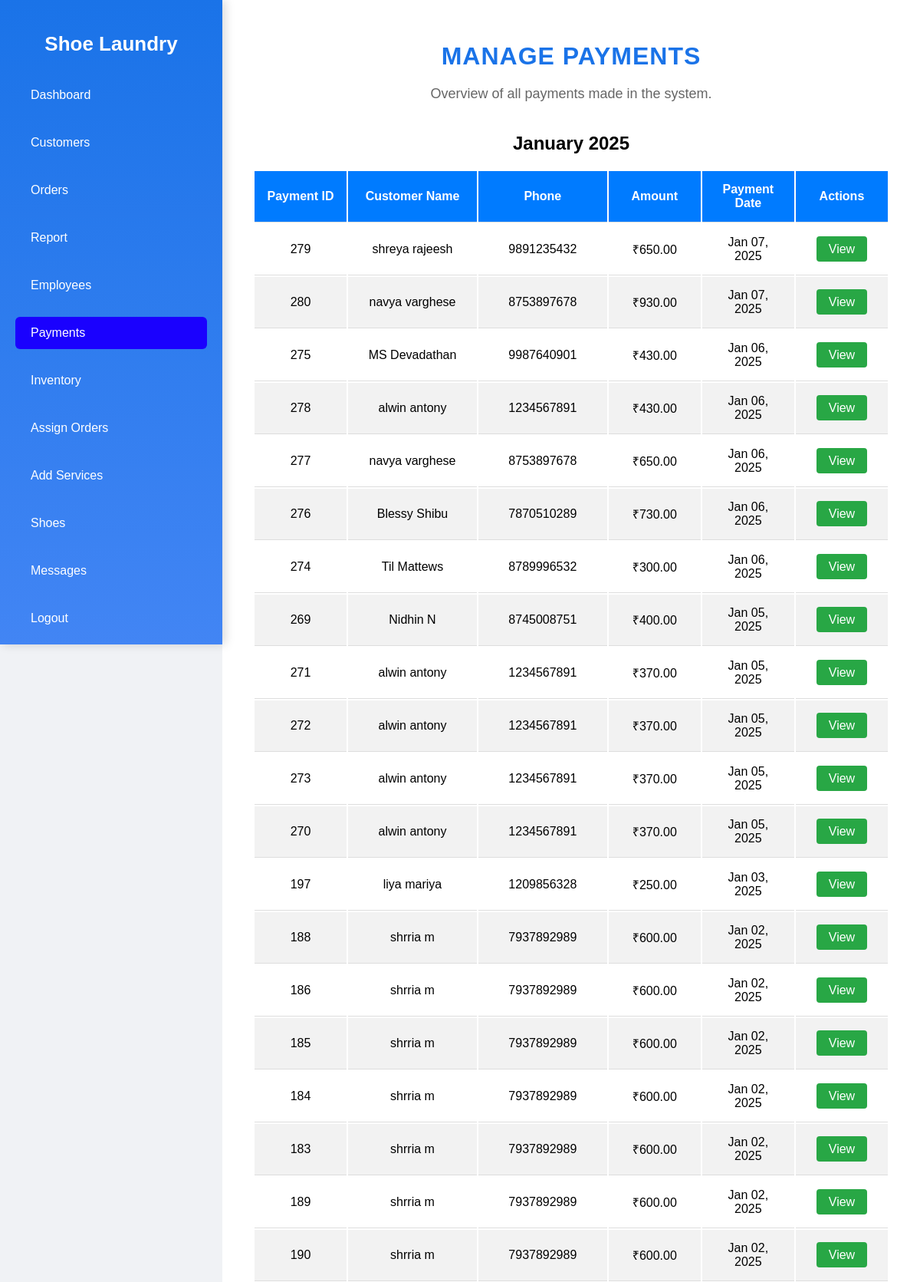
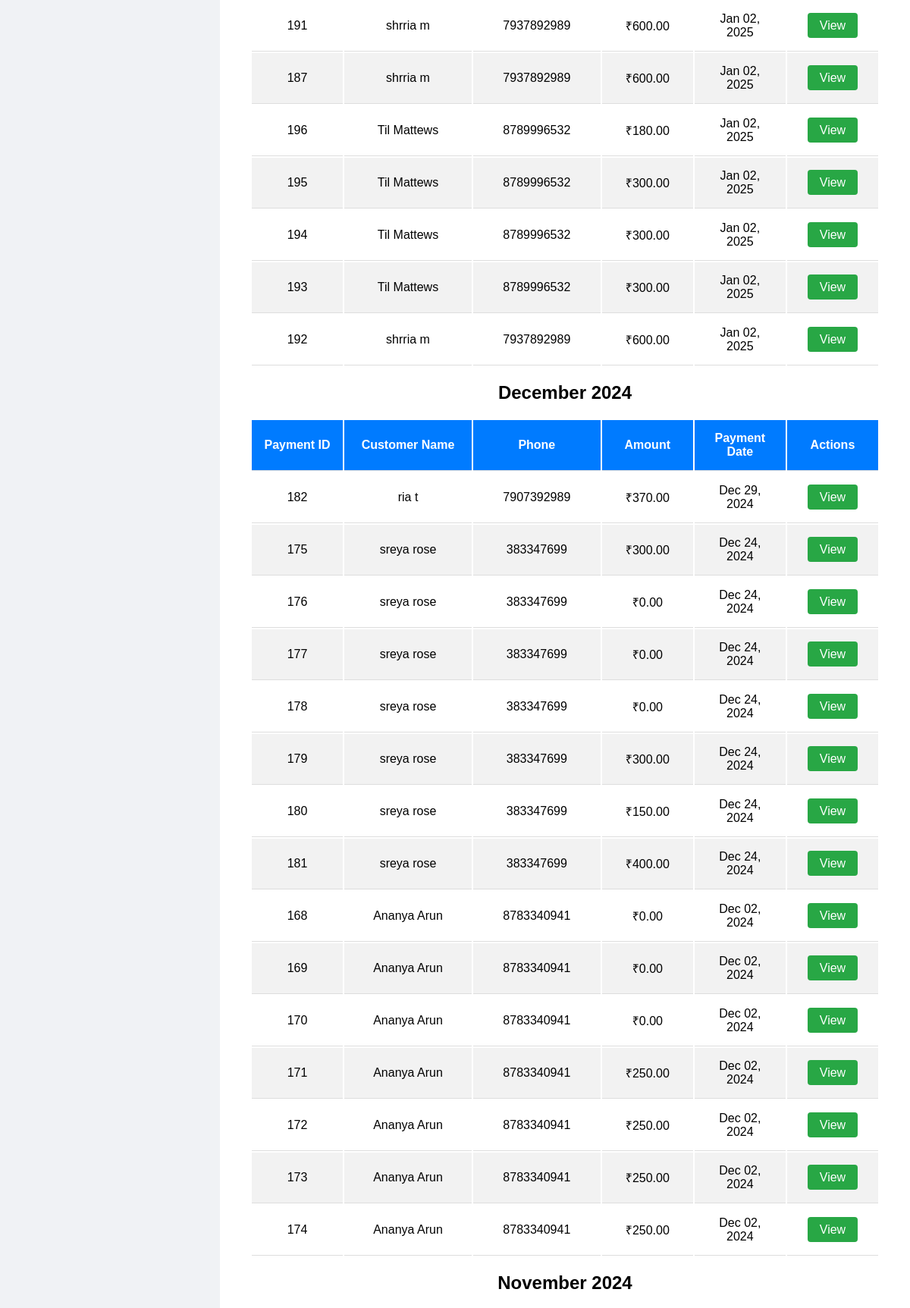
The page /payments.php (upper part) on the database its author committed (2 pictures, top to bottom).
### tables this page shows
CREATE TABLE `payment` (
  `payment_id` int(11) NOT NULL,
  `cust_id` int(11) NOT NULL,
  `order_id` int(11) NOT NULL,
  `total_price` decimal(10,0) NOT NULL,
  `payment_date` date NOT NULL,
  `payment_method` varchar(50) NOT NULL,
  `payment_status` int(11) NOT NULL,
  `payment_reference` varchar(100) NOT NULL,
  `cust_fname` varchar(50) DEFAULT NULL,
  `service_id` int(11) NOT NULL,
  `card_number` varchar(16) DEFAULT NULL,
  `exp_month` date DEFAULT NULL,
  `cvv` varchar(3) DEFAULT NULL,
  `account_number` varchar(20) DEFAULT NULL,
  `bank_name` varchar(100) DEFAULT NULL,
  `ifsc_code` varchar(20) DEFAULT NULL,
  `paypal_email` varchar(100) DEFAULT NULL,
  `paypal_note` text DEFAULT NULL,
  `exp_year` int(11) DEFAULT NULL,
  `booking_id` int(11) DEFAULT NULL
);

CREATE TABLE `customers` (
  `cust_id` int(11) NOT NULL,
  `customer_email` varchar(255) NOT NULL,
  `username` varchar(100) NOT NULL,
  `password` varchar(255) NOT NULL,
  `cust_fname` varchar(100) NOT NULL,
  `cust_lname` varchar(20) NOT NULL,
  `cust_address` varchar(20) NOT NULL,
  `phone` varchar(11) NOT NULL,
  `gender` varchar(6) NOT NULL,
  `created_at` timestamp NOT NULL DEFAULT current_timestamp() ON UPDATE current_timestamp(),
  `cust_status` tinyint(1) NOT NULL,
  `street_name` varchar(255) NOT NULL,
  `house_name` varchar(255) NOT NULL,
  `district` varchar(100) NOT NULL,
  `pincode` varchar(50) NOT NULL
);

### payments.php (the view, shortened to what this page needs)
<?php
include('db_connect.php');
$current_page = basename($_SERVER['PHP_SELF']);
$date_filter_sql = '';
$query = "
    SELECT
        p.payment_id, p.total_price, p.payment_date, p.payment_status,
        p.booking_id, p.cust_id, customers.cust_fname, customers.cust_lname, customers.phone
    FROM payment p
    JOIN customers ON p.cust_id = customers.cust_id
    WHERE 1" . $date_filter_sql . "
    ORDER BY DATE_FORMAT(p.payment_date, '%Y-%m') DESC, p.payment_date DESC";
$result = mysqli_query($conn, $query);
$all_payments = mysqli_fetch_all($result, MYSQLI_ASSOC);
?>
<!DOCTYPE html>
<html lang="en">
<head>
    <link rel="stylesheet" href="payment.css">
</head>
<body>
<div class="sidebar">
    <h2>Shoe Laundry</h2>
    <ul>
        <li><a href="dashboard.php" class="<?= $current_page == 'dashboard.php' ? 'active' : '' ?>">Dashboard</a></li>
        <li><a href="customers.php" class="<?= $current_page == 'customers.php' ? 'active' : '' ?>">Customers</a></li>
        <li><a href="admin_orders.php" class="<?= $current_page == 'admin_orders.php' ? 'active' : '' ?>">Orders</a></li>
        <li><a href="report.php" class="<?= $current_page == 'report.php' ? 'active' : '' ?>">Report</a></li>
        <li><a href="employees.php" class="<?= $current_page == 'employees.php' ? 'active' : '' ?>">Employees</a></li>
        <li><a href="payments.php" class="<?= $current_page == 'payments.php' ? 'active' : '' ?>">Payments</a></li>
        <li><a href="admin_inventory.php" class="<?= $current_page == 'admin_inventory.php' ? 'active' : '' ?>">Inventory</a></li>
        <li><a href="assign_orders.php" class="<?= $current_page == 'assign_orders.php' ? 'active' : '' ?>">Assign Orders</a></li>
        <li><a href="add_services.php" class="<?= $current_page == 'add_services.php' ? 'active' : '' ?>">Add Services</a></li>
        <li><a href="shoe.php" class="<?= $current_page == 'shoe.php' ? 'active' : '' ?>">Shoes</a></li>
        <li><a href="message.php" class="<?= $current_page == 'message.php' ? 'active' : '' ?>">Messages</a></li>
        <li><a href="logout.php">Logout</a></li>
    </ul>
</div>
<div class="main-content">
    <div class="header">
        <h1>Manage Payments</h1>
        <p>Overview of all payments made in the system.</p>
    </div>
    <?php
    $current_month = null;
    if (!empty($all_payments)):
    ?>
        <?php foreach ($all_payments as $row): ?>
            <?php
            $payment_month = date('F Y', strtotime($row['payment_date']));
            if ($current_month !== $payment_month):
                if ($current_month !== null): ?>
                    </tbody>
                    </table>
                <?php endif; ?>
                <h2><?php echo $payment_month; ?></h2>
                <table>
                    <thead>
                        <tr>
                            <th>Payment ID</th>
                            <th>Customer Name</th>
                            <th>Phone</th>
                            <th>Amount</th>
                            <th>Payment Date</th>
                            <th>Actions</th>
                        </tr>
                    </thead>
                    <tbody>
                <?php
                $current_month = $payment_month;
            endif;
            ?>
            <tr>
                <td><?php echo $row['payment_id']; ?></td>
                <td><?php echo htmlspecialchars($row['cust_fname'] . ' ' . $row['cust_lname']); ?></td>
                <td><?php echo htmlspecialchars($row['phone']); ?></td>
                <td>₹<?php echo number_format($row['total_price'], 2); ?></td>
                <td><?php echo date("M d, Y", strtotime($row['payment_date'])); ?></td>
                <td>
                    <a href="pview.php?payment_id=<?php echo $row['payment_id']; ?>" class="btn-view">View</a>
                </td>
            </tr>
        <?php endforeach; ?>
        </tbody>
        </table>
    <?php else: ?>
        <p>No payments found.</p>
    <?php endif; ?>
</div>
</body>
</html>

### payment.css (style rules this page uses)
body { font-family: 'Poppins', sans-serif; background-color: #f0f2f5; margin: 0; display: flex; }
.sidebar { width: 250px; height: 100vh; background: linear-gradient(to bottom, #1a73e8, #4285f4); color: white; padding: 20px; position: fixed; box-shadow: 4px 0 12px rgba(0, 0, 0, 0.15); transition: transform 0.3s ease; overflow-y: auto; }
.sidebar h2 { text-align: center; color: #ffffff; font-weight: 700; font-size: 26px; margin-bottom: 30px; }
.sidebar ul { list-style: none; padding: 0; }
.sidebar ul li { margin: 20px 0; }
.sidebar ul li a { color: white; text-decoration: none; font-size: 16px; padding: 12px 20px; display: block; border-radius: 6px; transition: background-color 0.3s; }
.sidebar ul li a:hover, .sidebar ul li a.active { background-color: #1a01fe; color: white; }
.sidebar { scrollbar-color: #ffffff #1a73e8; scrollbar-width: 12px; }
.main-content { margin-left: 290px; padding: 40px; width: 100%; display: flex; flex-direction: column; align-items: center; background-color: #ffffff; min-height: 100vh; transition: margin-left 0.3s; }
.header h1 { font-size: 32px; font-weight: 700; color: #1a73e8; margin: 0; padding: 15px 0; text-align: center; letter-spacing: 1px; text-transform: uppercase; }
.header p { font-size: 18px; color: #666; margin: 5px 0 20px; text-align: center; }
table { width: 100%; table-layout: fixed; }
thead { background-color:#007bff; color: white; }
th, td { padding: 15px; text-align: center; border-bottom: 1px solid #ddd; font-size: 16px; }
th { font-weight: bold; }
th:nth-child(1), td:nth-child(1) { width: 20%; }
th:nth-child(2), td:nth-child(2) { width: 30%; }
th:nth-child(3), td:nth-child(3) { width: 30%; }
th:nth-child(4), td:nth-child(4) { width: 20%; }
th:nth-child(5), td:nth-child(5) { width: 20%; }
th:nth-child(6), td:nth-child(6) { width: 20%; }
tr:nth-child(even) { background-color: #f2f2f2; }
.btn-view { background-color: #28a745; color: white; padding: 8px 16px; text-decoration: none; border-radius: 4px; transition: background-color 0.3s; }

### rows shown on the page
payment: payment_date "January 2025", payment_id "279", cust.cust_lname "shreya rajeesh", cust.phone "9891235432", total_price "650.00", payment_date "Jan 07, 2025"
payment: payment_id "280", cust.cust_lname "navya varghese", cust.phone "8753897678", total_price "930.00", payment_date "Jan 07, 2025"
payment: payment_id "275", cust.cust_lname "MS Devadathan", cust.phone "9987640901", total_price "430.00", payment_date "Jan 06, 2025"
payment: payment_id "278", cust.cust_lname "alwin antony", cust.phone "1234567891", total_price "430.00", payment_date "Jan 06, 2025"
payment: payment_id "277", cust.cust_lname "navya varghese", cust.phone "8753897678", total_price "650.00", payment_date "Jan 06, 2025"
payment: payment_id "276", cust.cust_lname "Blessy Shibu", cust.phone "7870510289", total_price "730.00", payment_date "Jan 06, 2025"
payment: payment_id "274", cust.cust_lname "Til Mattews", cust.phone "8789996532", total_price "300.00", payment_date "Jan 06, 2025"
payment: payment_id "269", cust.cust_lname "Nidhin N", cust.phone "8745008751", total_price "400.00", payment_date "Jan 05, 2025"
payment: payment_id "271", cust.cust_lname "alwin antony", cust.phone "1234567891", total_price "370.00", payment_date "Jan 05, 2025"
payment: payment_id "272", cust.cust_lname "alwin antony", cust.phone "1234567891", total_price "370.00", payment_date "Jan 05, 2025"
payment: payment_id "273", cust.cust_lname "alwin antony", cust.phone "1234567891", total_price "370.00", payment_date "Jan 05, 2025"
payment: payment_id "270", cust.cust_lname "alwin antony", cust.phone "1234567891", total_price "370.00", payment_date "Jan 05, 2025"
payment: payment_id "197", cust.cust_lname "liya mariya", cust.phone "1209856328", total_price "250.00", payment_date "Jan 03, 2025"
payment: payment_id "188", cust.cust_lname "shrria m", cust.phone "7937892989", total_price "600.00", payment_date "Jan 02, 2025"
payment: payment_id "186", cust.cust_lname "shrria m", cust.phone "7937892989", total_price "600.00", payment_date "Jan 02, 2025"
payment: payment_id "185", cust.cust_lname "shrria m", cust.phone "7937892989", total_price "600.00", payment_date "Jan 02, 2025"
payment: payment_id "184", cust.cust_lname "shrria m", cust.phone "7937892989", total_price "600.00", payment_date "Jan 02, 2025"
payment: payment_id "183", cust.cust_lname "shrria m", cust.phone "7937892989", total_price "600.00", payment_date "Jan 02, 2025"
payment: payment_id "189", cust.cust_lname "shrria m", cust.phone "7937892989", total_price "600.00", payment_date "Jan 02, 2025"
payment: payment_id "190", cust.cust_lname "shrria m", cust.phone "7937892989", total_price "600.00", payment_date "Jan 02, 2025"
payment: payment_id "191", cust.cust_lname "shrria m", cust.phone "7937892989", total_price "600.00", payment_date "Jan 02, 2025"
payment: payment_id "187", cust.cust_lname "shrria m", cust.phone "7937892989", total_price "600.00", payment_date "Jan 02, 2025"
payment: payment_id "196", cust.cust_lname "Til Mattews", cust.phone "8789996532", total_price "180.00", payment_date "Jan 02, 2025"
payment: payment_id "195", cust.cust_lname "Til Mattews", cust.phone "8789996532", total_price "300.00", payment_date "Jan 02, 2025"
payment: payment_id "194", cust.cust_lname "Til Mattews", cust.phone "8789996532", total_price "300.00", payment_date "Jan 02, 2025"
payment: payment_id "193", cust.cust_lname "Til Mattews", cust.phone "8789996532", total_price "300.00", payment_date "Jan 02, 2025"
payment: payment_id "192", cust.cust_lname "shrria m", cust.phone "7937892989", total_price "600.00", payment_date "Jan 02, 2025"
payment: payment_date "December 2024", payment_id "182", cust.cust_lname "ria t", cust.phone "7907392989", total_price "370.00", payment_date "Dec 29, 2024"
payment: payment_id "175", cust.cust_lname "sreya rose", cust.phone "383347699", total_price "300.00", payment_date "Dec 24, 2024"
payment: payment_id "176", cust.cust_lname "sreya rose", cust.phone "383347699", total_price "0.00", payment_date "Dec 24, 2024"
payment: payment_id "177", cust.cust_lname "sreya rose", cust.phone "383347699", total_price "0.00", payment_date "Dec 24, 2024"
payment: payment_id "178", cust.cust_lname "sreya rose", cust.phone "383347699", total_price "0.00", payment_date "Dec 24, 2024"
payment: payment_id "179", cust.cust_lname "sreya rose", cust.phone "383347699", total_price "300.00", payment_date "Dec 24, 2024"
payment: payment_id "180", cust.cust_lname "sreya rose", cust.phone "383347699", total_price "150.00", payment_date "Dec 24, 2024"
payment: payment_id "181", cust.cust_lname "sreya rose", cust.phone "383347699", total_price "400.00", payment_date "Dec 24, 2024"
payment: payment_id "168", cust.cust_lname "Ananya Arun", cust.phone "8783340941", total_price "0.00", payment_date "Dec 02, 2024"
payment: payment_id "169", cust.cust_lname "Ananya Arun", cust.phone "8783340941", total_price "0.00", payment_date "Dec 02, 2024"
payment: payment_id "170", cust.cust_lname "Ananya Arun", cust.phone "8783340941", total_price "0.00", payment_date "Dec 02, 2024"
payment: payment_id "171", cust.cust_lname "Ananya Arun", cust.phone "8783340941", total_price "250.00", payment_date "Dec 02, 2024"
payment: payment_id "172", cust.cust_lname "Ananya Arun", cust.phone "8783340941", total_price "250.00", payment_date "Dec 02, 2024"
payment: payment_id "173", cust.cust_lname "Ananya Arun", cust.phone "8783340941", total_price "250.00", payment_date "Dec 02, 2024"
payment: payment_id "174", cust.cust_lname "Ananya Arun", cust.phone "8783340941", total_price "250.00", payment_date "Dec 02, 2024"
payment: payment_date "November 2024"
